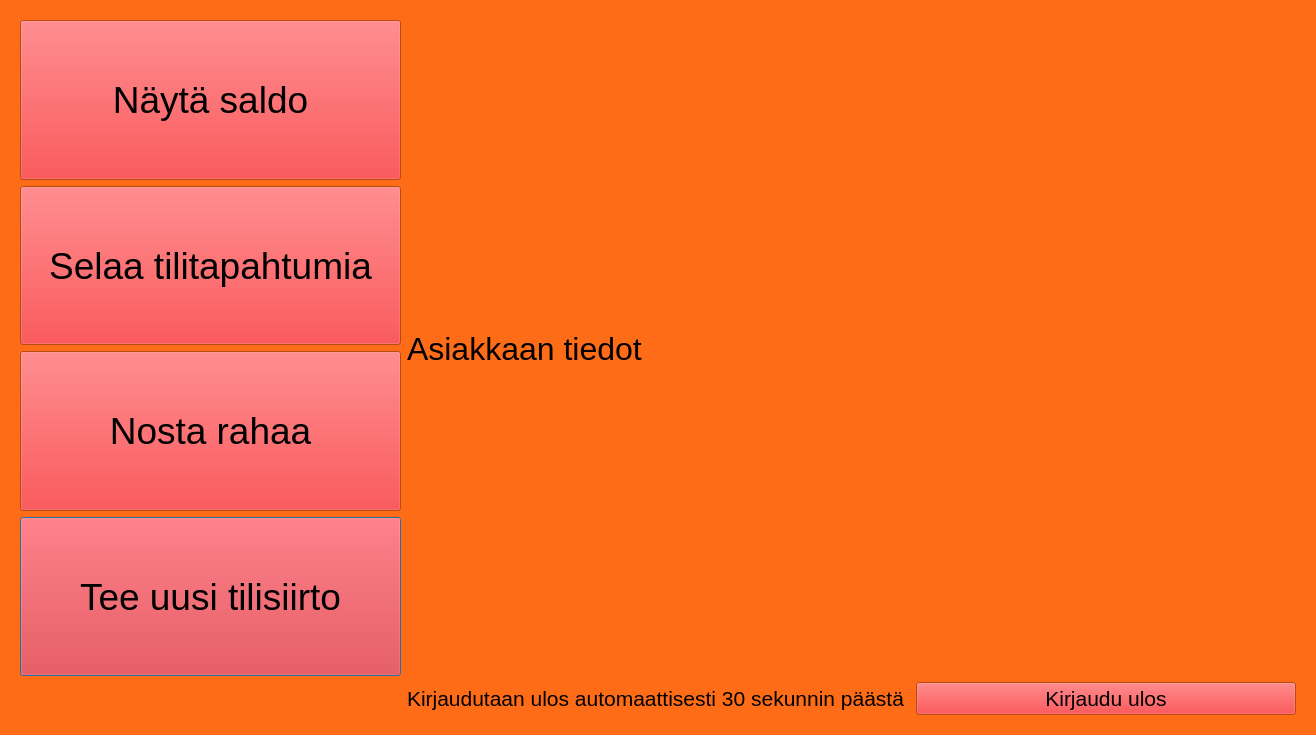
<?xml version="1.0" encoding="UTF-8"?>
<ui version="4.0">
 <class>MenuWindow</class>
 <widget class="QDialog" name="MenuWindow">
  <property name="geometry">
   <rect>
    <x>0</x>
    <y>0</y>
    <width>1316</width>
    <height>735</height>
   </rect>
  </property>
  <property name="palette">
   <palette>
    <active>
     <colorrole role="WindowText">
      <brush brushstyle="SolidPattern">
       <color alpha="255">
        <red>0</red>
        <green>0</green>
        <blue>0</blue>
       </color>
      </brush>
     </colorrole>
     <colorrole role="Button">
      <brush brushstyle="SolidPattern">
       <color alpha="255">
        <red>255</red>
        <green>108</green>
        <blue>23</blue>
       </color>
      </brush>
     </colorrole>
     <colorrole role="Light">
      <brush brushstyle="SolidPattern">
       <color alpha="255">
        <red>255</red>
        <green>189</green>
        <blue>150</blue>
       </color>
      </brush>
     </colorrole>
     <colorrole role="Midlight">
      <brush brushstyle="SolidPattern">
       <color alpha="255">
        <red>255</red>
        <green>148</green>
        <blue>86</blue>
       </color>
      </brush>
     </colorrole>
     <colorrole role="Dark">
      <brush brushstyle="SolidPattern">
       <color alpha="255">
        <red>127</red>
        <green>54</green>
        <blue>11</blue>
       </color>
      </brush>
     </colorrole>
     <colorrole role="Mid">
      <brush brushstyle="SolidPattern">
       <color alpha="255">
        <red>170</red>
        <green>72</green>
        <blue>15</blue>
       </color>
      </brush>
     </colorrole>
     <colorrole role="Text">
      <brush brushstyle="SolidPattern">
       <color alpha="255">
        <red>0</red>
        <green>0</green>
        <blue>0</blue>
       </color>
      </brush>
     </colorrole>
     <colorrole role="BrightText">
      <brush brushstyle="SolidPattern">
       <color alpha="255">
        <red>255</red>
        <green>255</green>
        <blue>255</blue>
       </color>
      </brush>
     </colorrole>
     <colorrole role="ButtonText">
      <brush brushstyle="SolidPattern">
       <color alpha="255">
        <red>0</red>
        <green>0</green>
        <blue>0</blue>
       </color>
      </brush>
     </colorrole>
     <colorrole role="Base">
      <brush brushstyle="SolidPattern">
       <color alpha="255">
        <red>255</red>
        <green>255</green>
        <blue>255</blue>
       </color>
      </brush>
     </colorrole>
     <colorrole role="Window">
      <brush brushstyle="SolidPattern">
       <color alpha="255">
        <red>255</red>
        <green>108</green>
        <blue>23</blue>
       </color>
      </brush>
     </colorrole>
     <colorrole role="Shadow">
      <brush brushstyle="SolidPattern">
       <color alpha="255">
        <red>0</red>
        <green>0</green>
        <blue>0</blue>
       </color>
      </brush>
     </colorrole>
     <colorrole role="AlternateBase">
      <brush brushstyle="SolidPattern">
       <color alpha="255">
        <red>255</red>
        <green>181</green>
        <blue>139</blue>
       </color>
      </brush>
     </colorrole>
     <colorrole role="ToolTipBase">
      <brush brushstyle="SolidPattern">
       <color alpha="255">
        <red>255</red>
        <green>255</green>
        <blue>220</blue>
       </color>
      </brush>
     </colorrole>
     <colorrole role="ToolTipText">
      <brush brushstyle="SolidPattern">
       <color alpha="255">
        <red>0</red>
        <green>0</green>
        <blue>0</blue>
       </color>
      </brush>
     </colorrole>
     <colorrole role="PlaceholderText">
      <brush brushstyle="SolidPattern">
       <color alpha="128">
        <red>0</red>
        <green>0</green>
        <blue>0</blue>
       </color>
      </brush>
     </colorrole>
    </active>
    <inactive>
     <colorrole role="WindowText">
      <brush brushstyle="SolidPattern">
       <color alpha="255">
        <red>0</red>
        <green>0</green>
        <blue>0</blue>
       </color>
      </brush>
     </colorrole>
     <colorrole role="Button">
      <brush brushstyle="SolidPattern">
       <color alpha="255">
        <red>255</red>
        <green>108</green>
        <blue>23</blue>
       </color>
      </brush>
     </colorrole>
     <colorrole role="Light">
      <brush brushstyle="SolidPattern">
       <color alpha="255">
        <red>255</red>
        <green>189</green>
        <blue>150</blue>
       </color>
      </brush>
     </colorrole>
     <colorrole role="Midlight">
      <brush brushstyle="SolidPattern">
       <color alpha="255">
        <red>255</red>
        <green>148</green>
        <blue>86</blue>
       </color>
      </brush>
     </colorrole>
     <colorrole role="Dark">
      <brush brushstyle="SolidPattern">
       <color alpha="255">
        <red>127</red>
        <green>54</green>
        <blue>11</blue>
       </color>
      </brush>
     </colorrole>
     <colorrole role="Mid">
      <brush brushstyle="SolidPattern">
       <color alpha="255">
        <red>170</red>
        <green>72</green>
        <blue>15</blue>
       </color>
      </brush>
     </colorrole>
     <colorrole role="Text">
      <brush brushstyle="SolidPattern">
       <color alpha="255">
        <red>0</red>
        <green>0</green>
        <blue>0</blue>
       </color>
      </brush>
     </colorrole>
     <colorrole role="BrightText">
      <brush brushstyle="SolidPattern">
       <color alpha="255">
        <red>255</red>
        <green>255</green>
        <blue>255</blue>
       </color>
      </brush>
     </colorrole>
     <colorrole role="ButtonText">
      <brush brushstyle="SolidPattern">
       <color alpha="255">
        <red>0</red>
        <green>0</green>
        <blue>0</blue>
       </color>
      </brush>
     </colorrole>
     <colorrole role="Base">
      <brush brushstyle="SolidPattern">
       <color alpha="255">
        <red>255</red>
        <green>255</green>
        <blue>255</blue>
       </color>
      </brush>
     </colorrole>
     <colorrole role="Window">
      <brush brushstyle="SolidPattern">
       <color alpha="255">
        <red>255</red>
        <green>108</green>
        <blue>23</blue>
       </color>
      </brush>
     </colorrole>
     <colorrole role="Shadow">
      <brush brushstyle="SolidPattern">
       <color alpha="255">
        <red>0</red>
        <green>0</green>
        <blue>0</blue>
       </color>
      </brush>
     </colorrole>
     <colorrole role="AlternateBase">
      <brush brushstyle="SolidPattern">
       <color alpha="255">
        <red>255</red>
        <green>181</green>
        <blue>139</blue>
       </color>
      </brush>
     </colorrole>
     <colorrole role="ToolTipBase">
      <brush brushstyle="SolidPattern">
       <color alpha="255">
        <red>255</red>
        <green>255</green>
        <blue>220</blue>
       </color>
      </brush>
     </colorrole>
     <colorrole role="ToolTipText">
      <brush brushstyle="SolidPattern">
       <color alpha="255">
        <red>0</red>
        <green>0</green>
        <blue>0</blue>
       </color>
      </brush>
     </colorrole>
     <colorrole role="PlaceholderText">
      <brush brushstyle="SolidPattern">
       <color alpha="128">
        <red>0</red>
        <green>0</green>
        <blue>0</blue>
       </color>
      </brush>
     </colorrole>
    </inactive>
    <disabled>
     <colorrole role="WindowText">
      <brush brushstyle="SolidPattern">
       <color alpha="255">
        <red>127</red>
        <green>54</green>
        <blue>11</blue>
       </color>
      </brush>
     </colorrole>
     <colorrole role="Button">
      <brush brushstyle="SolidPattern">
       <color alpha="255">
        <red>255</red>
        <green>108</green>
        <blue>23</blue>
       </color>
      </brush>
     </colorrole>
     <colorrole role="Light">
      <brush brushstyle="SolidPattern">
       <color alpha="255">
        <red>255</red>
        <green>189</green>
        <blue>150</blue>
       </color>
      </brush>
     </colorrole>
     <colorrole role="Midlight">
      <brush brushstyle="SolidPattern">
       <color alpha="255">
        <red>255</red>
        <green>148</green>
        <blue>86</blue>
       </color>
      </brush>
     </colorrole>
     <colorrole role="Dark">
      <brush brushstyle="SolidPattern">
       <color alpha="255">
        <red>127</red>
        <green>54</green>
        <blue>11</blue>
       </color>
      </brush>
     </colorrole>
     <colorrole role="Mid">
      <brush brushstyle="SolidPattern">
       <color alpha="255">
        <red>170</red>
        <green>72</green>
        <blue>15</blue>
       </color>
      </brush>
     </colorrole>
     <colorrole role="Text">
      <brush brushstyle="SolidPattern">
       <color alpha="255">
        <red>127</red>
        <green>54</green>
        <blue>11</blue>
       </color>
      </brush>
     </colorrole>
     <colorrole role="BrightText">
      <brush brushstyle="SolidPattern">
       <color alpha="255">
        <red>255</red>
        <green>255</green>
        <blue>255</blue>
       </color>
      </brush>
     </colorrole>
     <colorrole role="ButtonText">
      <brush brushstyle="SolidPattern">
       <color alpha="255">
        <red>127</red>
        <green>54</green>
        <blue>11</blue>
       </color>
      </brush>
     </colorrole>
     <colorrole role="Base">
      <brush brushstyle="SolidPattern">
       <color alpha="255">
        <red>255</red>
        <green>108</green>
        <blue>23</blue>
       </color>
      </brush>
     </colorrole>
     <colorrole role="Window">
      <brush brushstyle="SolidPattern">
       <color alpha="255">
        <red>255</red>
        <green>108</green>
        <blue>23</blue>
       </color>
      </brush>
     </colorrole>
     <colorrole role="Shadow">
      <brush brushstyle="SolidPattern">
       <color alpha="255">
        <red>0</red>
        <green>0</green>
        <blue>0</blue>
       </color>
      </brush>
     </colorrole>
     <colorrole role="AlternateBase">
      <brush brushstyle="SolidPattern">
       <color alpha="255">
        <red>255</red>
        <green>108</green>
        <blue>23</blue>
       </color>
      </brush>
     </colorrole>
     <colorrole role="ToolTipBase">
      <brush brushstyle="SolidPattern">
       <color alpha="255">
        <red>255</red>
        <green>255</green>
        <blue>220</blue>
       </color>
      </brush>
     </colorrole>
     <colorrole role="ToolTipText">
      <brush brushstyle="SolidPattern">
       <color alpha="255">
        <red>0</red>
        <green>0</green>
        <blue>0</blue>
       </color>
      </brush>
     </colorrole>
     <colorrole role="PlaceholderText">
      <brush brushstyle="SolidPattern">
       <color alpha="128">
        <red>0</red>
        <green>0</green>
        <blue>0</blue>
       </color>
      </brush>
     </colorrole>
    </disabled>
   </palette>
  </property>
  <property name="windowTitle">
   <string>Dialog</string>
  </property>
  <layout class="QVBoxLayout" name="verticalLayout">
   <item>
    <widget class="QStackedWidget" name="stackedWidget">
     <widget class="QWidget" name="Menu">
      <property name="palette">
       <palette>
        <active>
         <colorrole role="Button">
          <brush brushstyle="SolidPattern">
           <color alpha="255">
            <red>255</red>
            <green>0</green>
            <blue>4</blue>
           </color>
          </brush>
         </colorrole>
        </active>
        <inactive>
         <colorrole role="Button">
          <brush brushstyle="SolidPattern">
           <color alpha="255">
            <red>255</red>
            <green>0</green>
            <blue>4</blue>
           </color>
          </brush>
         </colorrole>
        </inactive>
        <disabled>
         <colorrole role="Button">
          <brush brushstyle="SolidPattern">
           <color alpha="255">
            <red>255</red>
            <green>0</green>
            <blue>4</blue>
           </color>
          </brush>
         </colorrole>
        </disabled>
       </palette>
      </property>
      <layout class="QGridLayout" name="gridLayout">
       <item row="1" column="1" rowspan="2" colspan="2">
        <widget class="QLabel" name="label">
         <property name="sizePolicy">
          <sizepolicy hsizetype="Expanding" vsizetype="Expanding">
           <horstretch>0</horstretch>
           <verstretch>0</verstretch>
          </sizepolicy>
         </property>
         <property name="font">
          <font>
           <pointsize>24</pointsize>
          </font>
         </property>
         <property name="text">
          <string>Asiakkaan tiedot</string>
         </property>
         <property name="scaledContents">
          <bool>false</bool>
         </property>
         <property name="margin">
          <number>40</number>
         </property>
        </widget>
       </item>
       <item row="4" column="1">
        <widget class="QLabel" name="label_2">
         <property name="font">
          <font>
           <pointsize>16</pointsize>
          </font>
         </property>
         <property name="text">
          <string>Kirjaudutaan ulos automaattisesti 30 sekunnin päästä </string>
         </property>
        </widget>
       </item>
       <item row="3" column="0">
        <widget class="QPushButton" name="luotto_pushButton">
         <property name="sizePolicy">
          <sizepolicy hsizetype="Minimum" vsizetype="Minimum">
           <horstretch>0</horstretch>
           <verstretch>0</verstretch>
          </sizepolicy>
         </property>
         <property name="font">
          <font>
           <pointsize>28</pointsize>
          </font>
         </property>
         <property name="text">
          <string>Tee uusi tilisiirto</string>
         </property>
        </widget>
       </item>
       <item row="4" column="2">
        <widget class="QPushButton" name="ulos_pushButton">
         <property name="font">
          <font>
           <pointsize>16</pointsize>
          </font>
         </property>
         <property name="text">
          <string>Kirjaudu ulos</string>
         </property>
        </widget>
       </item>
       <item row="1" column="0">
        <widget class="QPushButton" name="tapahtumat_pushButton">
         <property name="sizePolicy">
          <sizepolicy hsizetype="Minimum" vsizetype="Minimum">
           <horstretch>0</horstretch>
           <verstretch>0</verstretch>
          </sizepolicy>
         </property>
         <property name="font">
          <font>
           <pointsize>28</pointsize>
          </font>
         </property>
         <property name="text">
          <string>Selaa tilitapahtumia</string>
         </property>
        </widget>
       </item>
       <item row="0" column="0">
        <widget class="QPushButton" name="saldo_pushButton">
         <property name="sizePolicy">
          <sizepolicy hsizetype="Minimum" vsizetype="Minimum">
           <horstretch>0</horstretch>
           <verstretch>0</verstretch>
          </sizepolicy>
         </property>
         <property name="font">
          <font>
           <pointsize>28</pointsize>
          </font>
         </property>
         <property name="autoFillBackground">
          <bool>false</bool>
         </property>
         <property name="text">
          <string>Näytä saldo</string>
         </property>
         <property name="autoDefault">
          <bool>true</bool>
         </property>
         <property name="default">
          <bool>false</bool>
         </property>
         <property name="flat">
          <bool>false</bool>
         </property>
        </widget>
       </item>
       <item row="2" column="0">
        <widget class="QPushButton" name="Nosto_pushButton">
         <property name="sizePolicy">
          <sizepolicy hsizetype="Minimum" vsizetype="Minimum">
           <horstretch>0</horstretch>
           <verstretch>0</verstretch>
          </sizepolicy>
         </property>
         <property name="font">
          <font>
           <pointsize>28</pointsize>
          </font>
         </property>
         <property name="text">
          <string>Nosta rahaa</string>
         </property>
        </widget>
       </item>
      </layout>
     </widget>
     <widget class="QWidget" name="Nosto">
      <layout class="QGridLayout" name="gridLayout_2">
       <item row="2" column="2">
        <widget class="QPushButton" name="twohundred_pushButton">
         <property name="sizePolicy">
          <sizepolicy hsizetype="Minimum" vsizetype="Minimum">
           <horstretch>0</horstretch>
           <verstretch>0</verstretch>
          </sizepolicy>
         </property>
         <property name="font">
          <font>
           <pointsize>28</pointsize>
          </font>
         </property>
         <property name="text">
          <string>200€</string>
         </property>
        </widget>
       </item>
       <item row="3" column="2">
        <widget class="QPushButton" name="fivehundred_pushButton">
         <property name="sizePolicy">
          <sizepolicy hsizetype="Minimum" vsizetype="Minimum">
           <horstretch>0</horstretch>
           <verstretch>0</verstretch>
          </sizepolicy>
         </property>
         <property name="font">
          <font>
           <pointsize>28</pointsize>
          </font>
         </property>
         <property name="text">
          <string>500€</string>
         </property>
        </widget>
       </item>
       <item row="1" column="2">
        <widget class="QPushButton" name="hundred_pushButton">
         <property name="sizePolicy">
          <sizepolicy hsizetype="Minimum" vsizetype="Minimum">
           <horstretch>0</horstretch>
           <verstretch>0</verstretch>
          </sizepolicy>
         </property>
         <property name="font">
          <font>
           <pointsize>28</pointsize>
          </font>
         </property>
         <property name="text">
          <string>100€</string>
         </property>
        </widget>
       </item>
       <item row="4" column="1">
        <widget class="QPushButton" name="nosto_ulos_pushButton">
         <property name="font">
          <font>
           <pointsize>16</pointsize>
          </font>
         </property>
         <property name="text">
          <string>Palaa valikkoon</string>
         </property>
        </widget>
       </item>
       <item row="1" column="0">
        <widget class="QPushButton" name="twenty_pushButton">
         <property name="sizePolicy">
          <sizepolicy hsizetype="Minimum" vsizetype="Minimum">
           <horstretch>0</horstretch>
           <verstretch>0</verstretch>
          </sizepolicy>
         </property>
         <property name="font">
          <font>
           <pointsize>28</pointsize>
          </font>
         </property>
         <property name="text">
          <string>20€</string>
         </property>
        </widget>
       </item>
       <item row="2" column="0">
        <widget class="QPushButton" name="forty_pushButton">
         <property name="sizePolicy">
          <sizepolicy hsizetype="Minimum" vsizetype="Minimum">
           <horstretch>0</horstretch>
           <verstretch>0</verstretch>
          </sizepolicy>
         </property>
         <property name="font">
          <font>
           <pointsize>28</pointsize>
          </font>
         </property>
         <property name="text">
          <string>40€</string>
         </property>
        </widget>
       </item>
       <item row="2" column="1" rowspan="2">
        <widget class="QLabel" name="nosto_label_2">
         <property name="font">
          <font>
           <pointsize>16</pointsize>
          </font>
         </property>
         <property name="text">
          <string/>
         </property>
         <property name="alignment">
          <set>Qt::AlignCenter</set>
         </property>
         <property name="margin">
          <number>30</number>
         </property>
        </widget>
       </item>
       <item row="3" column="0">
        <widget class="QPushButton" name="sixty_pushButton">
         <property name="sizePolicy">
          <sizepolicy hsizetype="Minimum" vsizetype="Minimum">
           <horstretch>0</horstretch>
           <verstretch>0</verstretch>
          </sizepolicy>
         </property>
         <property name="font">
          <font>
           <pointsize>28</pointsize>
          </font>
         </property>
         <property name="text">
          <string>60€</string>
         </property>
        </widget>
       </item>
       <item row="0" column="0" colspan="3">
        <widget class="QLabel" name="nosto_label">
         <property name="sizePolicy">
          <sizepolicy hsizetype="Maximum" vsizetype="Maximum">
           <horstretch>0</horstretch>
           <verstretch>0</verstretch>
          </sizepolicy>
         </property>
         <property name="font">
          <font>
           <pointsize>16</pointsize>
          </font>
         </property>
         <property name="text">
          <string>TextLabel</string>
         </property>
        </widget>
       </item>
       <item row="5" column="1">
        <widget class="QLabel" name="label_4">
         <property name="sizePolicy">
          <sizepolicy hsizetype="Preferred" vsizetype="Maximum">
           <horstretch>0</horstretch>
           <verstretch>0</verstretch>
          </sizepolicy>
         </property>
         <property name="text">
          <string>Palataan pääkäyttäliittymään automaattisesti 10 sekunnin toimettomuuden jälkeen</string>
         </property>
        </widget>
       </item>
      </layout>
     </widget>
     <widget class="QWidget" name="Saldo">
      <layout class="QGridLayout" name="gridLayout_3">
       <item row="4" column="0">
        <widget class="QPushButton" name="saldo_ulos_pushButton">
         <property name="sizePolicy">
          <sizepolicy hsizetype="Maximum" vsizetype="Fixed">
           <horstretch>0</horstretch>
           <verstretch>0</verstretch>
          </sizepolicy>
         </property>
         <property name="font">
          <font>
           <pointsize>30</pointsize>
          </font>
         </property>
         <property name="text">
          <string>Palaa valikkoon</string>
         </property>
        </widget>
       </item>
       <item row="3" column="2">
        <widget class="QListWidget" name="saldo_list">
         <property name="font">
          <font>
           <pointsize>22</pointsize>
          </font>
         </property>
        </widget>
       </item>
       <item row="3" column="0">
        <widget class="QLabel" name="saldo_label">
         <property name="font">
          <font>
           <pointsize>20</pointsize>
          </font>
         </property>
         <property name="text">
          <string>Omistajan tiedot, saldo, tilinumero etc...</string>
         </property>
         <property name="margin">
          <number>20</number>
         </property>
        </widget>
       </item>
       <item row="0" column="2">
        <widget class="QLabel" name="label_5">
         <property name="font">
          <font>
           <pointsize>22</pointsize>
          </font>
         </property>
         <property name="text">
          <string>Viimeisimmät tapahtumat</string>
         </property>
         <property name="alignment">
          <set>Qt::AlignCenter</set>
         </property>
        </widget>
       </item>
       <item row="5" column="0">
        <widget class="QLabel" name="label_3">
         <property name="sizePolicy">
          <sizepolicy hsizetype="Minimum" vsizetype="Maximum">
           <horstretch>0</horstretch>
           <verstretch>0</verstretch>
          </sizepolicy>
         </property>
         <property name="text">
          <string>Palataan pääkäyttäliittymään automaattisesti 10 sekunnin toimettomuuden jälkeen</string>
         </property>
         <property name="alignment">
          <set>Qt::AlignCenter</set>
         </property>
        </widget>
       </item>
      </layout>
     </widget>
     <widget class="QWidget" name="Tilitapahtumat">
      <layout class="QGridLayout" name="gridLayout_8">
       <item row="5" column="3">
        <widget class="QPushButton" name="tapahtumat_ulos_pushButton">
         <property name="font">
          <font>
           <pointsize>22</pointsize>
          </font>
         </property>
         <property name="text">
          <string>Sulje</string>
         </property>
        </widget>
       </item>
       <item row="1" column="3">
        <layout class="QGridLayout" name="gridLayout_9">
         <item row="2" column="1">
          <widget class="QPushButton" name="nextTapahtumaButton">
           <property name="font">
            <font>
             <pointsize>22</pointsize>
            </font>
           </property>
           <property name="text">
            <string>Next</string>
           </property>
          </widget>
         </item>
         <item row="2" column="0">
          <widget class="QPushButton" name="prevTapahtumaButton">
           <property name="font">
            <font>
             <pointsize>22</pointsize>
            </font>
           </property>
           <property name="text">
            <string>Prev</string>
           </property>
          </widget>
         </item>
         <item row="0" column="0" colspan="2">
          <widget class="QListWidget" name="listWidget">
           <property name="sizePolicy">
            <sizepolicy hsizetype="Minimum" vsizetype="Minimum">
             <horstretch>0</horstretch>
             <verstretch>0</verstretch>
            </sizepolicy>
           </property>
           <property name="font">
            <font>
             <pointsize>22</pointsize>
            </font>
           </property>
           <property name="wordWrap">
            <bool>true</bool>
           </property>
          </widget>
         </item>
        </layout>
       </item>
       <item row="1" column="0">
        <widget class="QLabel" name="tapahtuma_label">
         <property name="font">
          <font>
           <pointsize>16</pointsize>
          </font>
         </property>
         <property name="text">
          <string>omistajatiedot, saldo, tilinumero etc..</string>
         </property>
        </widget>
       </item>
       <item row="5" column="0">
        <widget class="QLabel" name="label_7">
         <property name="text">
          <string>Kirjaudutaan ulos automaattisesti 10 sekunnin toimettomuuden jälkeen</string>
         </property>
        </widget>
       </item>
      </layout>
     </widget>
     <widget class="QWidget" name="Siirto">
      <layout class="QGridLayout" name="gridLayout_4">
       <item row="1" column="2">
        <layout class="QVBoxLayout" name="verticalLayout_2">
         <item>
          <widget class="QLabel" name="siirto_label_tili">
           <property name="font">
            <font>
             <pointsize>22</pointsize>
            </font>
           </property>
           <property name="text">
            <string>Tilinumero, jolle haluat siirtää rahaa:</string>
           </property>
          </widget>
         </item>
         <item>
          <widget class="QLineEdit" name="siirto_lineEdit_tili">
           <property name="font">
            <font>
             <pointsize>22</pointsize>
            </font>
           </property>
           <property name="text">
            <string/>
           </property>
          </widget>
         </item>
         <item>
          <widget class="QLabel" name="siirto_label_summa">
           <property name="font">
            <font>
             <pointsize>22</pointsize>
            </font>
           </property>
           <property name="text">
            <string>Summa:</string>
           </property>
          </widget>
         </item>
         <item>
          <widget class="QLineEdit" name="siirto_lineEdit_summa">
           <property name="font">
            <font>
             <pointsize>22</pointsize>
            </font>
           </property>
          </widget>
         </item>
        </layout>
       </item>
       <item row="1" column="3">
        <widget class="QPushButton" name="siirto_pushButton">
         <property name="sizePolicy">
          <sizepolicy hsizetype="Maximum" vsizetype="Maximum">
           <horstretch>0</horstretch>
           <verstretch>0</verstretch>
          </sizepolicy>
         </property>
         <property name="font">
          <font>
           <pointsize>22</pointsize>
          </font>
         </property>
         <property name="text">
          <string>Tee siirto</string>
         </property>
        </widget>
       </item>
       <item row="8" column="2">
        <widget class="QPushButton" name="siirto_ulos_pushButton">
         <property name="font">
          <font>
           <pointsize>22</pointsize>
          </font>
         </property>
         <property name="text">
          <string>Takaisin</string>
         </property>
        </widget>
       </item>
       <item row="6" column="2">
        <widget class="QLabel" name="siirto_label_1">
         <property name="font">
          <font>
           <pointsize>22</pointsize>
          </font>
         </property>
         <property name="text">
          <string/>
         </property>
        </widget>
       </item>
       <item row="0" column="2">
        <widget class="QLabel" name="siirto_label_tiedot">
         <property name="font">
          <font>
           <pointsize>22</pointsize>
          </font>
         </property>
         <property name="text">
          <string>Omistajan tilitiedot</string>
         </property>
        </widget>
       </item>
       <item row="7" column="2">
        <widget class="QLabel" name="label_6">
         <property name="text">
          <string>Palataan pääkäyttäliittymään automaattisesti 10 sekunnin toimettomuuden jälkeen</string>
         </property>
        </widget>
       </item>
      </layout>
     </widget>
    </widget>
   </item>
  </layout>
 </widget>
 <resources/>
 <connections/>
</ui>
